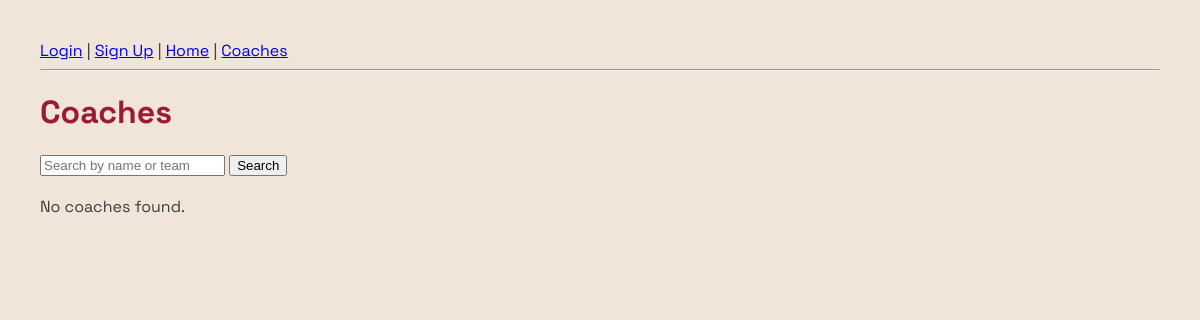
The page /coaches on the database as committed earlier.
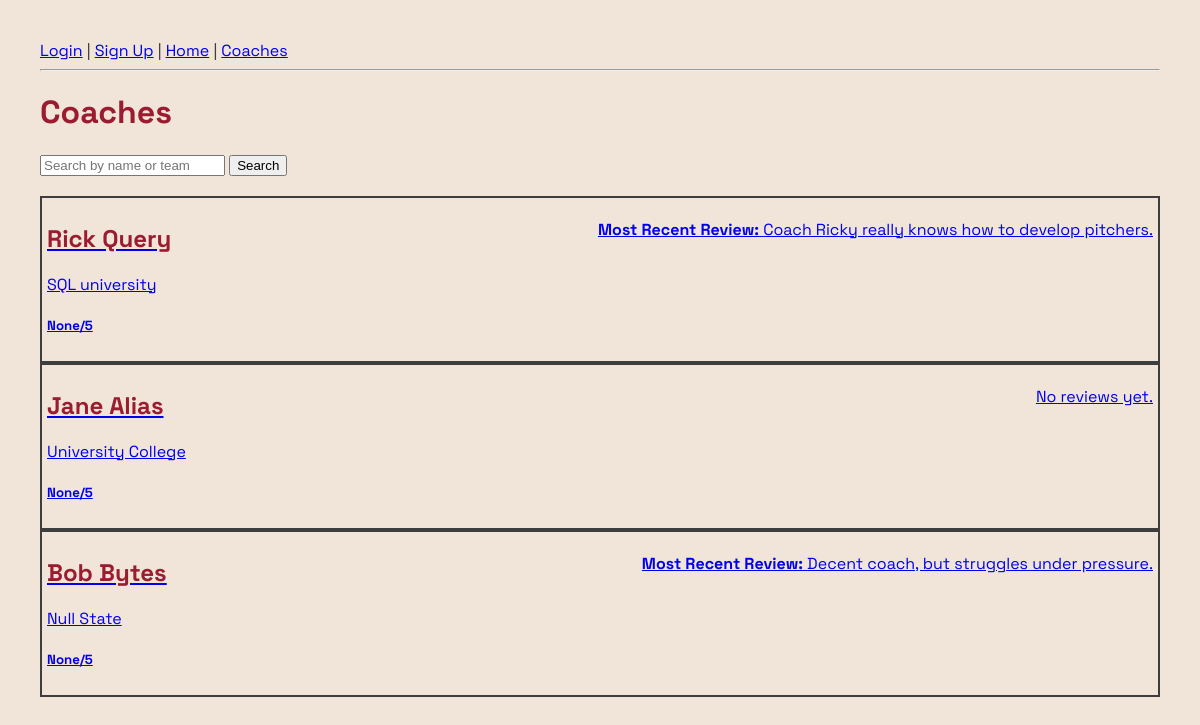
The same page on the database as committed later.
### tables this page shows
CREATE TABLE Coach (
    coach_ID INTEGER PRIMARY KEY AUTOINCREMENT,
    name TEXT,
    team TEXT,
    avg_rating REAL,
    con_ID INTEGER,
    FOREIGN KEY (con_ID) REFERENCES Conference(con_ID)
);

### app.py (the view)
@app.route('/coaches')
def coaches():
    search_query = request.args.get('search', '')
    if search_query:
        cursor.execute("""
            SELECT c.coach_ID, c.name, c.team, c.avg_rating,
              (
                SELECT r.comment
                FROM Review r
                JOIN User u ON r.u_ID = u.u_ID
                WHERE r.coach_ID = c.coach_ID
                  AND r.is_deleted = FALSE
                  AND u.is_deleted = FALSE
                ORDER BY r.date DESC
                LIMIT 1
              ) AS review_text
            FROM Coach c
            WHERE c.name LIKE ? OR c.team LIKE ?
        """, (f'%{search_query}%', f'%{search_query}%'))
    else:
        cursor.execute("""
            SELECT c.coach_ID, c.name, c.team, c.avg_rating,
              (
                SELECT r.comment
                FROM Review r
                JOIN User u ON r.u_ID = u.u_ID
                WHERE r.coach_ID = c.coach_ID
                  AND r.is_deleted = FALSE
                  AND u.is_deleted = FALSE
                ORDER BY r.date DESC
                LIMIT 1
              ) AS review_text
            FROM Coach c
        """)
    coaches = cursor.fetchall()
    return render_template('coaches.html', coaches=coaches, search_query=search_query)

### templates/coaches.html
{% extends "base.html" %}
{% block content %}
  <h1>Coaches</h1>
  <form action="/coaches" method="get" style="margin-bottom: 20px;">
    <input type="text" name="search" placeholder="Search by name or team" value="{{ search_query or '' }}">
    <input type="submit" value="Search">
  </form>
  {% if coaches %}
    {% for coach in coaches %}
      <a href="/coach/{{ coach.coach_ID }}">
        <div class="coach-card">
          <div>
            <h2>{{ coach.name }}</h2>
            <p>{{ coach.team }}</p>
            <h5>{{ coach.avg_rating }}/5</h5>
          </div>
          {% if coach.review_text %}
            <p><strong>Most Recent Review:</strong> {{ coach.review_text }}</p>
          {% else %}
            <p>No reviews yet.</p>
          {% endif %}
        </div>
      </a>
    {% endfor %}
  {% else %}
    <p>No coaches found.</p>
  {% endif %}
{% endblock %}

### templates/base.html (shortened to what this page needs)
<!DOCTYPE html>
<html lang="en">
<head>
    <link rel="stylesheet" href="{{ url_for('static', filename='style.css') }}">
</head>
<body>
    <nav>
        {% if session.get('user_id') %}
            <span>Welcome, {{ session['username'] }}</span>
            <form action="/logout" method="POST" style="display:inline;">
                <button type="submit">Logout</button>
            </form>
            <form method="POST" action="/delete_account" style="display:inline;" onsubmit="return confirm('Are you sure you want to delete your account?');">
                <button type="submit">Delete My Account</button>
            </form>
        {% else %}
            <a href="/login">Login</a> |
            <a href="/signup">Sign Up</a>
        {% endif %}
        |
        <a href="/">Home</a>
        |
        <a href="/coaches">Coaches</a>
    </nav>
    <hr>
    {% block content %}
    {% endblock %}
</body>
</html>

### static/style.css (style rules this page uses)
html, body { font-family: "Space Grotesk", sans-serif; margin: 0; padding: 20px; background-color: #F0E5D8; color: #3E3E3E; position: relative; }
h1, h2, h3 { color: #9B1C31; }
.coach-card { border: 2px solid #3E3E3E; padding: 5px; display: flex; justify-content: space-between; }

Rows that differ between the two databases and show on the page:
added Coach: name "Rick Query", team "SQL university", avg_rating "None", review_text "Coach Ricky really knows how to develop pitchers."
added Coach: name "Jane Alias", team "University College", avg_rating "None", shows "No reviews yet."
added Coach: name "Bob Bytes", team "Null State", avg_rating "None", review_text "Decent coach, but struggles under pressure."
Other text that changed with them:
text no longer shown: "No coaches found."
